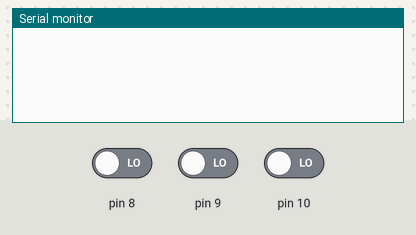
Recording of a sketch running on a simulated Arduino Uno, built with avr-gcc and run on an emulated ATmega328P. Shown: the last lines printed to the serial monitor. Inputs (shaded band) come from the test bench; at power-on: pin 8 LOW, pin 9 LOW, pin 10 LOW.

Above: at 1.3 s.
1.4 s: pin 8 driven HIGH
At 1.68 s:
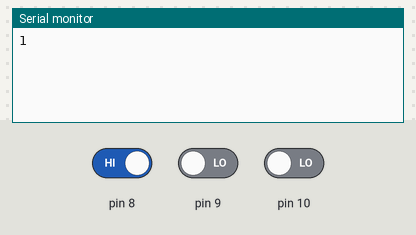
3.5 s: pin 9 driven HIGH
At 3.68 s:
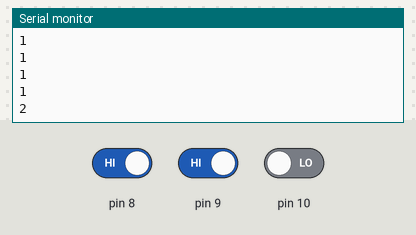
5.0 s: pin 10 driven HIGH
At 5.18 s:
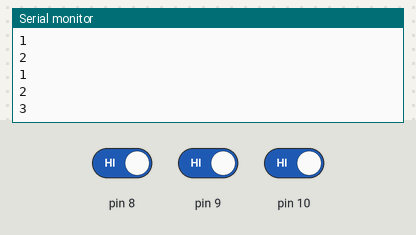
Timing chart, 0 to 8.0 s (numbered marks = the images above; inputs shaded):
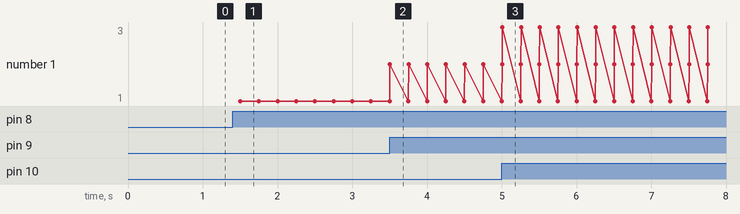

The sketch:

slave_bluetooth.ino
```cpp
int left,right,brake;
void setup() {
Serial.begin(9600);
pinMode(left,INPUT);
pinMode(right,INPUT);
pinMode(brake,INPUT);
}

void loop() {
left=digitalRead(8);
right=digitalRead(9);
brake=digitalRead(10);
if(left==1)
Serial.println('1');
//Serial.print(",");
if(right==1)
Serial.println('2');
//Serial.print(",");
if(brake==1)
Serial.println('3');

delay(250);

}
```

Measured:
- after the input at 1.4 s, the serial monitor: prints a new line after 0.10 s (image 1)
- after the input at 3.5 s, the serial monitor: prints a new line at once (image 2)
- after the input at 5.0 s, the serial monitor: prints a new line at once (image 3)
- plotted number 1: 1 → 2 after the input at 3.5 s, 2 → 3 after the input at 5.0 s
